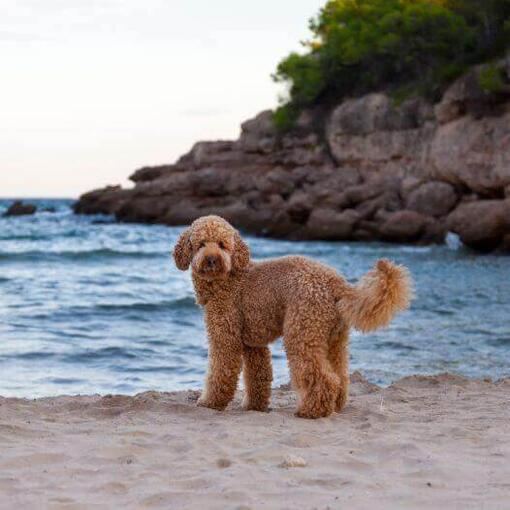
#> input picture Lab01/imagen1.jpg, 510 x 510 px
$ jupyter execute --allow-errors Laboratorio01-15004337.ipynb
#> lines starting #> are read from the running program, lines starting #| are printed output that depends on the picture
#> further down, imagen is the input picture: shape (510, 510, 3); mean B, G, R 141.7, 140.2, 144.2
### Text Mining & Image Recognition

### Laboratorio 1

#### Nery Fuentes 15004337

### Problema 1

Desarrolle una función la cual reciba dos parámetros, una imagen y un entero llamado color, la función debe devolver una imagen la cual tenga activos los canales de color según los siguientes puntos:

- Si el parámetro color vale 1, la imagen debe mostrar activos únicamente el color azul.
- Si el parámetro color vale 2, la imagen debe mostrar activos únicamente el color verde.
- Si el parámetro color vale 3, la imagen debe mostrar activos únicamente el color rojo.
- Si el parámetro color vale 10, la imagen debe mostrar activos únicamente los colores rojo y verde.
- Si el parámetro color vale 20, la imagen debe mostrar activos únicamente los colores verde y azul.
- Si el parámetro color vale 30, la imagen debe mostrar activos únicamente los colores azul y rojo.

#### importar librerias

[cell 1]
import cv2
import matplotlib.pyplot as plt
import numpy as np

#### Definir funcion

[cell 2]
def fn_activarColor(imagen, color):

    ## hacer copia de la imagen
#> called with color = 20
    resultado = imagen

    ## separar los canles
    b,g, r =  cv2.split(resultado)
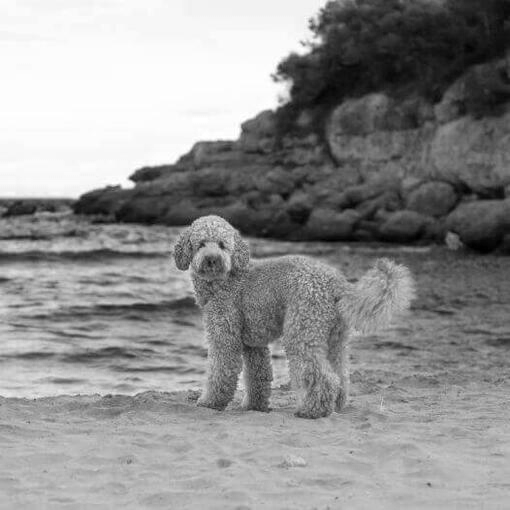
#> r: shape (510, 510); min 0, max 255, mean 144.2

    ## temporal con colores vacios
    tmp = np.zeros_like(b)

    ## dejar solo el color solicitado

    #mostrar activos únicamente el color azul
    if color ==1:
        resultado = cv2.merge([b, tmp, tmp])

    #mostrar activos únicamente el color verde
    elif color ==2:
        resultado = cv2.merge([tmp, g, tmp])

    #mostrar activos únicamente el color rojo
    elif color == 3:
        resultado = cv2.merge([tmp, tmp, r])

    #mostrar activos únicamente el color rojo y verde
    elif color ==10:
        resultado = cv2.merge([tmp,g,r])

    #mostrar activos únicamente el color verde y azul
    elif color ==20:
        resultado = cv2.merge([b,g, tmp])
    #mostrar activos únicamente el color azul y rojo
    elif color == 30:
        resulado= cv2.merge([b, tmp, r])

    return resultado

#### Importar Imagen  y procesarla con la funcion

[cell 3]
imagen = cv2.imread("imagen1.jpg")

res  = fn_activarColor(imagen, 20)


plt.imshow(res)
plt.show
#cv2.imshow("imagen", res)

#cv2.waitKey(0)

### Problema 2:
En el .zip del laboratorio se le compartio un conjunto de imagenes en escala de grises (imagen1,
imagen2, perro) estas imagenes fueron creadas utilizando una escala de grises en 3D, cree una
funcion que dadas las 3 imagenes se construya la imagen original a color.

**Definir funcion**

[cell 4]
def fn_reconstruir_imagen(imagen_rojo, imagen_verde, imagen_azul):
    #cargar las imagenes
#> called with imagen_rojo = './imagen1/imagen1_salida_gray_rojo.jpg', imagen_verde = './imagen1/imagen1_salida_gray_verde.jpg', imagen_azul = './imagen1/imagen1_salida_gray_azul.jpg'
    imagen_r = cv2.imread(imagen_rojo , cv2.IMREAD_GRAYSCALE)
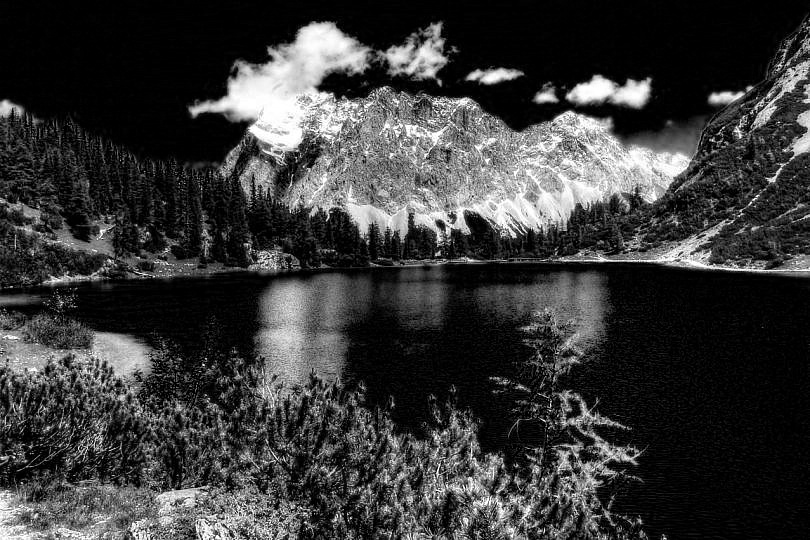
#> input picture Lab01/imagen1/imagen1_salida_gray_rojo.jpg, 810 x 540 px
#> imagen_r is the input picture: shape (540, 810); min 0, max 255, mean 57.5
    imagen_v = cv2.imread(imagen_verde, cv2.IMREAD_GRAYSCALE)
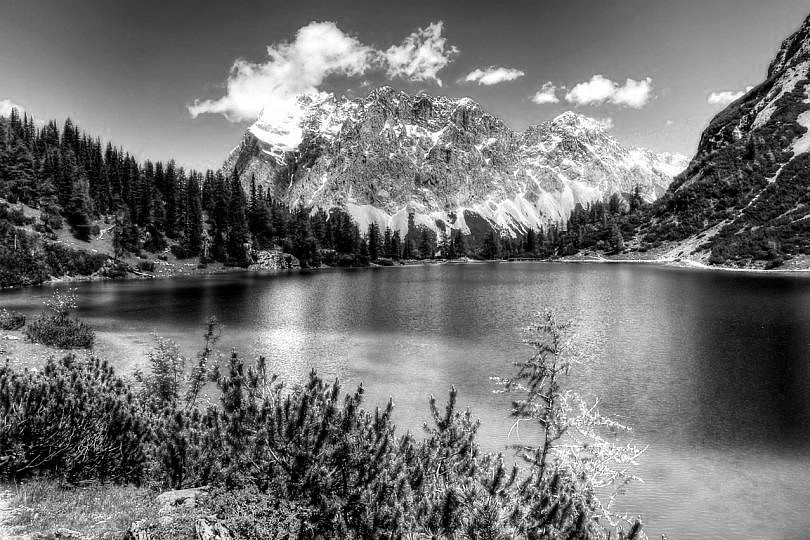
#> input picture Lab01/imagen1/imagen1_salida_gray_verde.jpg, 810 x 540 px
#> imagen_v is the input picture: shape (540, 810); min 0, max 255, mean 113.9
    imagen_a = cv2.imread(imagen_azul,  cv2.IMREAD_GRAYSCALE)
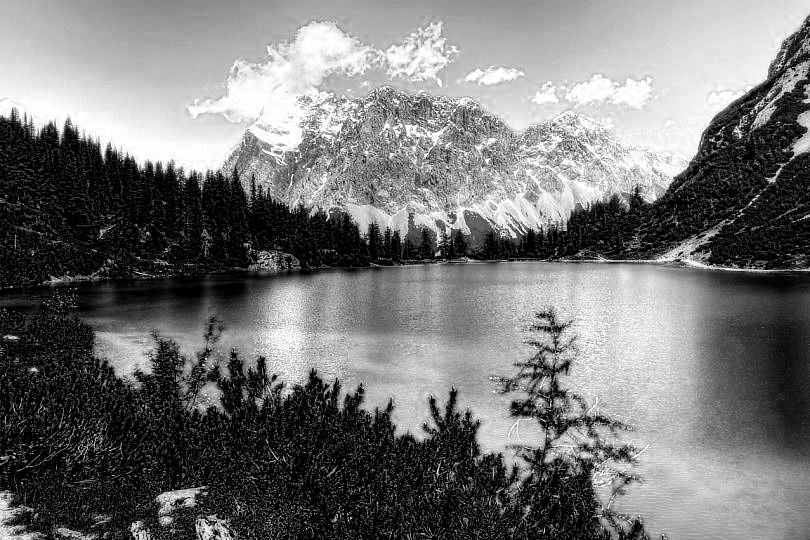
#> input picture Lab01/imagen1/imagen1_salida_gray_azul.jpg, 810 x 540 px
#> imagen_a is the input picture: shape (540, 810); min 0, max 255, mean 118.1

    #reconstruir
    resultado = cv2.merge([imagen_a, imagen_v, imagen_r])
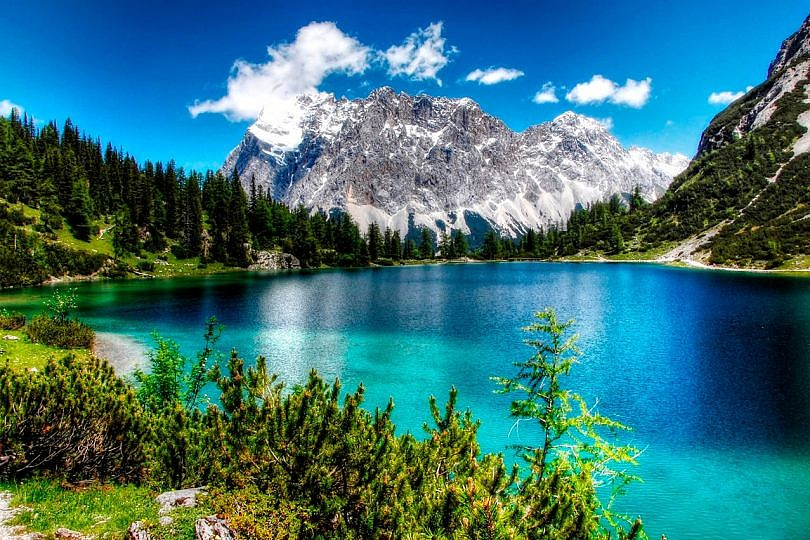
#> resultado: shape (540, 810, 3); mean of channels 0, 1, 2 118.1, 113.9, 57.5; drawn as B, G, R

    return resultado

**Convertir imagen**

[cell 5]
res2  = fn_reconstruir_imagen(
    "./imagen1/imagen1_salida_gray_rojo.jpg",
    "./imagen1/imagen1_salida_gray_verde.jpg",
    "./imagen1/imagen1_salida_gray_azul.jpg")

plt.imshow(res2)
plt.show

**Convertir imagen**

#> (a cell that did not finish here is left out)

#> call 2 of fn_reconstruir_imagen, with imagen_rojo = './imagen2/imagen2_salida_gray_rojo.jpg', imagen_verde = './imagen2/imagen2_salida_gray_verde.jpg', imagen_azul = './imagen2/imagen2_salida_gray_azul.jpg'
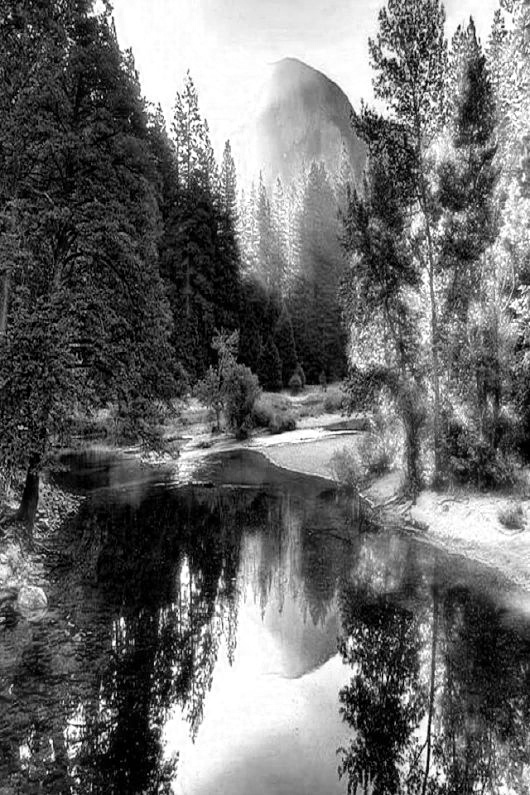
#> input picture Lab01/imagen2/imagen2_salida_gray_rojo.jpg, 530 x 795 px
#> in fn_reconstruir_imagen, imagen_r is the input picture: shape (795, 530); min 0, max 255, mean 106.5
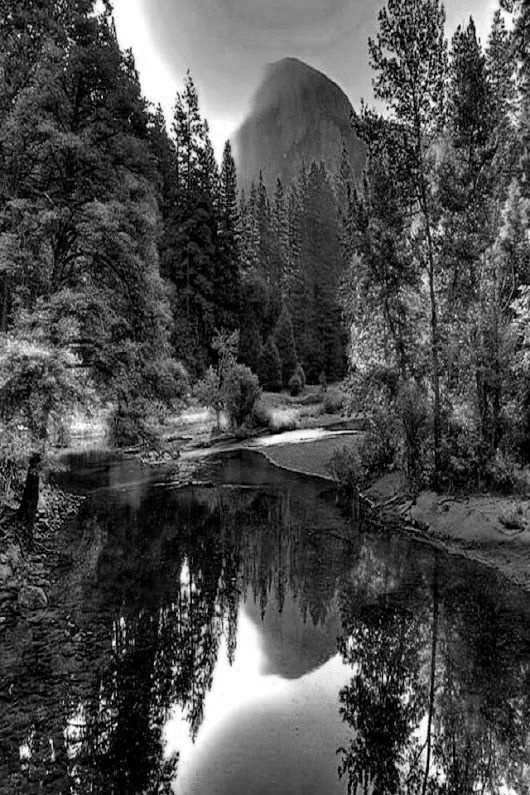
#> input picture Lab01/imagen2/imagen2_salida_gray_verde.jpg, 530 x 795 px
#> in fn_reconstruir_imagen, imagen_v is the input picture: shape (795, 530); min 0, max 255, mean 75.3

plt.imshow(res22)
plt.show

**Convertir imagen**

#> (a cell that did not finish here is left out)


plt.imshow(res23)
plt.show

### Problema 3:
Cree una funcion que dada una imagen cree una escala de grises en tres dimensiones, tome en
cuenta que su funcion debe crear 3 imagenes como salida. Para entregar este ejercicio debe incluir
una las imagenes que haya utilizado como prueba y el resultado de las misma, no puede utilizar la
imagen del Problema #2.

**IMAGEN ORIGINAL**

[cell 8]
imagen_original = cv2.cvtColor(imagen, cv2.COLOR_BGR2RGB)
plt.imshow(imagen_original)
plt.show

**Definir funcion**

[cell 9]
def fn_convertir3D_gris(imagen):
    #separa canales
    b, g, r = cv2.split(imagen)

    imagen_azul=   cv2.cvtColor(b, cv2.COLOR_GRAY2BGR)
    imagen_verde = cv2.cvtColor(g, cv2.COLOR_GRAY2BGR)
    imagen_rojo  = cv2.cvtColor(r, cv2.COLOR_GRAY2BGR)

    return imagen_azul, imagen_verde,imagen_rojo

#### Imagen Azul

[cell 10]
res_azul, res_verde, res_rojo = fn_convertir3D_gris(imagen)
plt.imshow(res_azul)
plt.show

#### Imagen Verde

[cell 11]
plt.imshow(res_verde)
plt.show

#### Imagen Rojo

[cell 12]
plt.imshow(res_rojo)
plt.show

### Problema 4:
Cree una funcion que dada una imagen, muestre el histograma de cada canal de color y el de
escala de grises (utilice un promedio aritmetico para su escala de grises, no puede usar funciones
de opencv), sus histogramas deben incluir una lnea vertical la cual muestre el valor de la media
de la distribucion.

[cell 13]
def fn_histograma(img):
    alto = img.shape[0]
#> alto = 510
    ancho = img.shape[1]
#> ancho = 510

    gris = np.zeros ((alto, ancho,1))

    a=[]
    v=[]
    r=[]
    g=[]

    for i in range(0, alto):
        for j in range(0, ancho):
            pixel=img[i][j]
            a.append(pixel[0])
            v.append(pixel[1])
            r.append(pixel[2])
            gris [i][j]=int(0.299* pixel[0] + 0.587 * pixel[2]+ 0.114** pixel[0] )
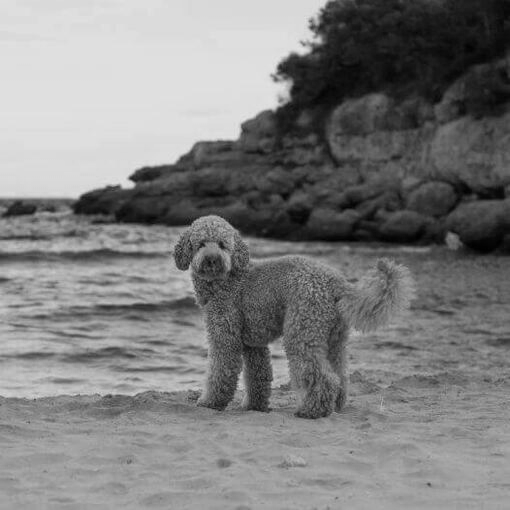
#> gris: shape (510, 510, 1) float64; min 0, max 225, mean 126.5
#> after the loop, a = 260100 items; r = 260100 items; v = 260100 items


    mean_value= np.mean(a)
#> mean_value = 141.7
    plt.hist(a, bins=30, color='skyblue', edgecolor='black')
    plt.axvline(mean_value, color='k', linestyle='dashed', linewidth=1)
    plt.text(mean_value + 5, 100, f'Media: {mean_value:.2f}', color='r')
    plt.xlabel('Valores')
    plt.ylabel('Frequencia')
    plt.title('Canal Azul')
    plt.show()
#> figure, not shown here; tallest bar 38374 high, from x = 246.5 to 255

    mean_value= np.mean(v)
#> mean_value = 140.2
    plt.hist(v, bins=30, color='lightgreen', edgecolor='black')
    plt.axvline(mean_value, color='k', linestyle='dashed', linewidth=1)
    plt.text(mean_value + 5, 100, f'Media: {mean_value:.2f}', color='r')
    plt.xlabel('Valores')
    plt.ylabel('Frequencia')
    plt.title('Canal Verde')
    plt.show()
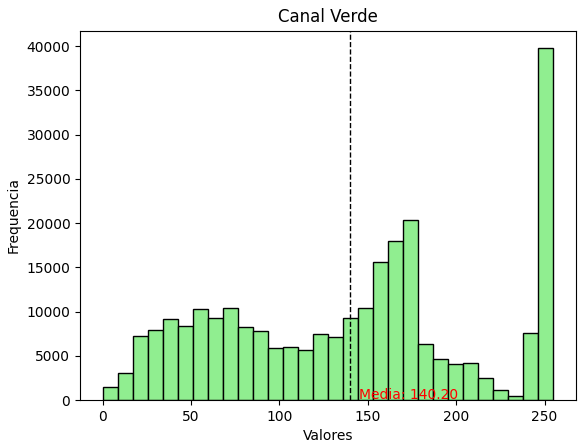
#> figure drawn by matplotlib, 1 panel; tallest bar 39764 high, from x = 246.5 to 255

    mean_value= np.mean(r)
#> mean_value = 144.2
    plt.hist(r, bins=30, color='crimson', edgecolor='black')
    plt.axvline(mean_value, color='k', linestyle='dashed', linewidth=1)
    plt.text(mean_value + 5, 100, f'Media: {mean_value:.2f}', color='w')
    plt.xlabel('Valores')
    plt.ylabel('Frequencia')
    plt.title('Canal Rojo')
    plt.show()
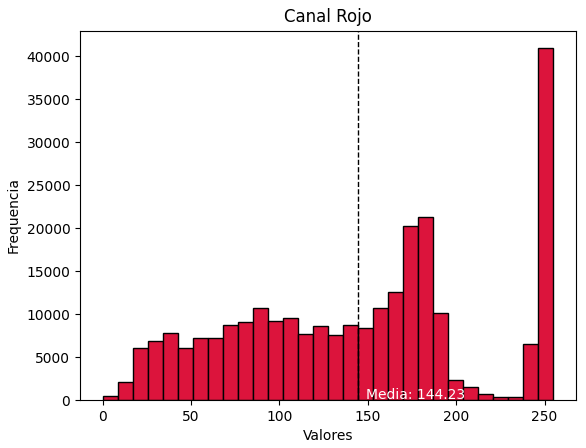
#> figure drawn by matplotlib, 1 panel; tallest bar 40959 high, from x = 246.5 to 255

[cell 14]
fn_histograma(imagen)

### Problema 5:
Investigue en que consiste el enfoque de escala de grises ponderado, luego de esto implemente una
funcion que dada una imagen, realice una escala de grises ponderada.

La **Escala de grises ponderada** se refiere a convertir una imagen en scala de grises donde se asigna un porcentaje de contribucion o pesos para caca canala de color (rojo, verde, azul), la formula mas comun para realizar este proceso es:

Escala gris = (0.299 * R) + (0.587 * G) + (0.114 * B)

#### Definir funcion

[cell 15]
def fn_scalaGris_ponderada(img):
    img =cv2.cvtColor(img, cv2.COLOR_BGR2RGB)

    plt.imshow(img)
    plt.show()

    alto = img.shape[0]
#> alto = 510
    ancho = img.shape[1]
#> ancho = 510
    gris_ponderado = np.zeros((alto, ancho,1))

    for i in range(0, alto):
        for j in range(0,ancho):
            pixel = img[i,j]
            blue= pixel[2]
            green = pixel[1]
            red=pixel[0]

            gris_ponderado[i,j]= int(0.299*red+0.587*green+0.11*blue)

    return gris_ponderado
